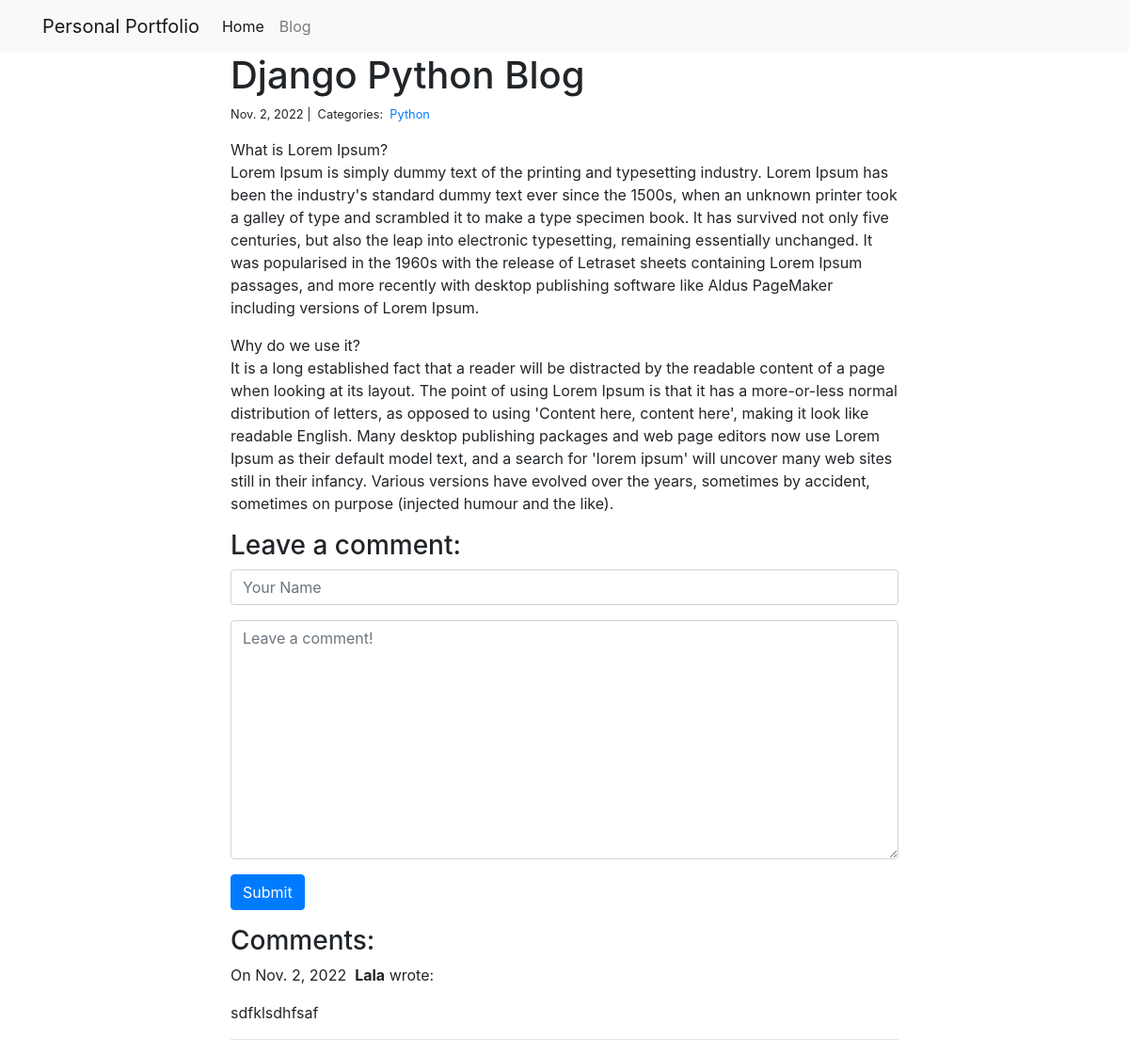
Page /blog/1/ on the committed database.
### blog/models.py (models this page shows)
class Post(models.Model):
    title = models.CharField(max_length=255)
    body = models.TextField()
    created_on = models.DateTimeField(auto_now_add=True)
    last_modified = models.DateTimeField(auto_now=True)
    categories = models.ManyToManyField("Category", related_name="posts")

class Category(models.Model):
    name = models.CharField(max_length=20)

class Comment(models.Model):
    author = models.CharField(max_length=60)
    body = models.TextField()
    created_on = models.DateTimeField(auto_now_add=True)
    post = models.ForeignKey("Post", on_delete=models.CASCADE)

### blog/views.py (the view, shortened to what this page needs)
# urls.py: path("<int:pk>/", views.blog_detail, name="blog_detail"),
def blog_detail(request, pk):
    post = Post.objects.get(pk=pk)
    comments = Comment.objects.filter(post=post)
    form = CommentForm()
    context = {"post": post, "comments": comments, "form": form}
    return render(request, "blog_detail.html", context)

### blog/form.py
class CommentForm(forms.Form):
    author = forms.CharField(
        max_length=60,
        widget=forms.TextInput(attrs={
            "class": "form-control",
            "placeholder": "Your Name"
        })
    )
    body = forms.CharField(widget=forms.Textarea(
        attrs={
            "class": "form-control",
            "placeholder": "Leave a comment!"
        })
    )

### blog/templates/blog_detail.html (shortened to what this page needs)
{% extends "base.html" %}
{% block page_content %}
<div class="col-md-8 offset-md-2">
    <h1>{{ post.title }}</h1>
    <small>
        {{ post.created_on.date }} |&nbsp;
        Categories:&nbsp;
        {% for category in post.categories.all %}
        <a href="{% url 'blog_category' category.name %}">
            {{ category.name }}
        </a>&nbsp;
        {% endfor %}
    </small>
    <p>{{ post.body | linebreaks }}</p>
    <h3>Leave a comment:</h3>
    <form action="/blog/{{ post.pk }}/" method="post">
        <div class="form-group">
            {{ form.author }}
        </div>
        <div class="form-group">
            {{ form.body }}
        </div>
        <button type="submit" class="btn btn-primary">Submit</button>
    </form>
    <h3>Comments:</h3>
    {% for comment in comments %}
    <p>
        On {{comment.created_on.date }}&nbsp;
        <b>{{ comment.author }}</b> wrote:
    </p>
    <p>{{ comment.body }}</p>
    <hr>
    {% endfor %}
</div>
{% endblock %}

### rows in the picture
Post: title "Django Python Blog", created_on "Nov. 2, 2022", body "What is Lorem Ipsum? Lorem Ipsum is simply dummy text of the printing and typesetting industry. Lorem Ipsum has been the industry's standard dummy text ever since the 1500s, when an unknown printer took a galley of type and scrambled it to make a type specimen book. It has survived not only five centuries, but also the leap into electronic typesetting, remaining essentially unchanged. It was popularised in the 1960s with the release of Letraset sheets containing Lorem Ipsum passages, and more recently with desktop publishing software like Aldus PageMaker including versions of Lorem Ipsum. Why do we use it? It is a long established fact that a reader will be distracted by the readable…"
Category: name "Python"
Comment: created_on "Nov. 2, 2022", author "Lala", body "sdfklsdhfsaf"
